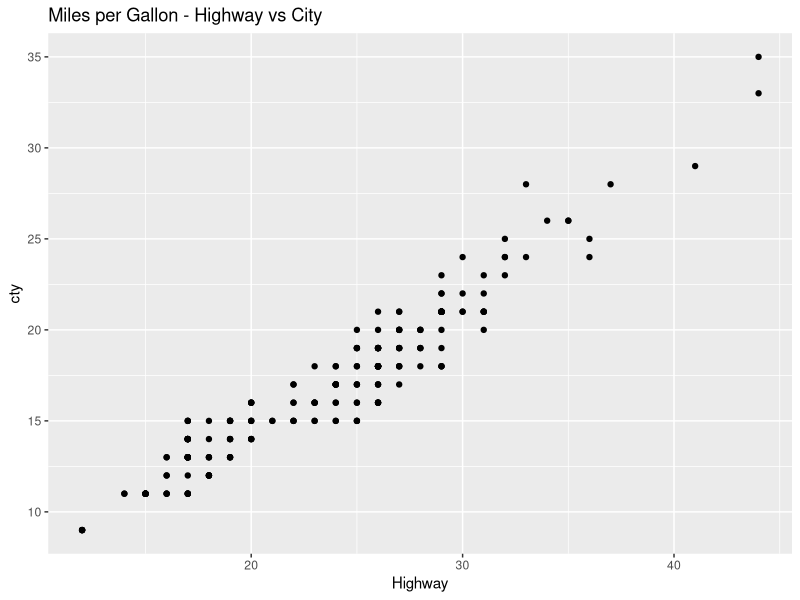

Source code (R): (Note: this script raises an error after producing the figure.)
## ---- chunk 1
# ??mpg
library(tidyverse)
library(dplyr)
library(ggplot2)
#| error: true
??summarize
mpg %>% filter(class == "subcompact") %>% # gets stats for city mpg for different types of trains 
  group_by(drv)
  summarize(mpg, median_cty_mpg = median(cty),
            sd_cty_mpg = sd(cty),
            avg_cty_mpg = mean(cty))
## ---- chunk 2
#| error: true

??mpg
mpg %>%  # scatterplot of city mpg vs highway mpg
  ggplot(aes(x = hwy, y = cty)) + 
  geom_point() +
  labs(x = "Highway", ylabel = "City", 
       title = "Miles per Gallon - Highway vs City")
## ---- chunk 3
#| error: true
vec1 <- c(1, 2, 3)
vec2 <- c(3, -2, 2.305)

Map('*', vec2, vec1) #multiplies vectors
## ---- chunk 4
#| error: true
library(matrixStats) 
mpg_fl[1:80]
cbind(mpg_fl[52], mpg_fl[46])
#avg mpg on highway vs city for dif fuel types
mean(mpg_fl$mean_hwy, mpg_fl$mean_cty)
  
mpg_fl <- mpg %>% 
  group_by(fl) %>% 
  summary(
    mean_hwy, mean_cty = mean(hwy, cty)
  )


## ---- chunk 5
#| error: true
a <- c(1,2,3)
b <- c("a","b","c")
d <- cbind(a,b) # Put them together
as.numeric(d[1]) + 1 # makes numerical and adds 1
